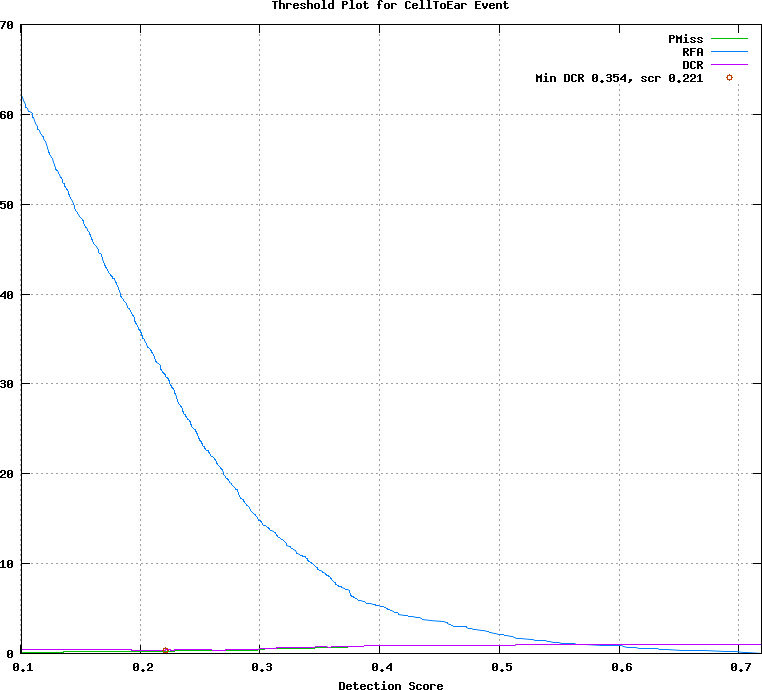

The script that drew this image:
## GNUPLOT command file
set terminal postscript color
set style data lines
set title 'Threshold Plot for CellToEar Event'
set xlabel 'Detection Score'
set grid
set size ratio 0.85
plot [0.101000:0.719000]  \
  'test.det.CellToEar_Event.dat.1' using 1:4 title 'PMiss' with lines lt 2, \
  'test.det.CellToEar_Event.dat.1' using 1:5 title 'RFA' with lines lt 3, \
  'test.det.CellToEar_Event.dat.1' using 1:6 title 'DCR' with lines lt 4, \
  'test.det.CellToEar_Event.dat.2' using 1:2 title 'Min DCR 0.354, scr 0.221' with points lt 6
